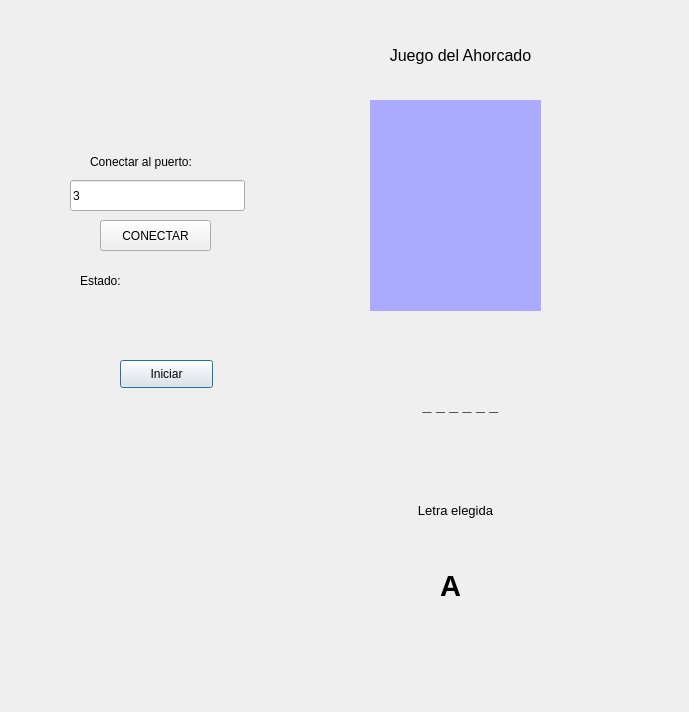
<?xml version="1.0" encoding="UTF-8"?>
<ui version="4.0">
 <class>Dialog</class>
 <widget class="QDialog" name="Dialog">
  <property name="geometry">
   <rect>
    <x>0</x>
    <y>0</y>
    <width>689</width>
    <height>712</height>
   </rect>
  </property>
  <property name="windowTitle">
   <string>Dialog</string>
  </property>
  <widget class="QLabel" name="label">
   <property name="geometry">
    <rect>
     <x>300</x>
     <y>30</y>
     <width>321</width>
     <height>51</height>
    </rect>
   </property>
   <property name="font">
    <font>
     <pointsize>12</pointsize>
    </font>
   </property>
   <property name="text">
    <string>Juego del Ahorcado</string>
   </property>
   <property name="alignment">
    <set>Qt::AlignCenter</set>
   </property>
  </widget>
  <widget class="QLabel" name="lbl_palabra">
   <property name="geometry">
    <rect>
     <x>250</x>
     <y>370</y>
     <width>421</width>
     <height>71</height>
    </rect>
   </property>
   <property name="font">
    <font>
     <pointsize>12</pointsize>
     <weight>75</weight>
     <bold>true</bold>
     <strikeout>false</strikeout>
     <stylestrategy>PreferDefault</stylestrategy>
     <kerning>true</kerning>
    </font>
   </property>
   <property name="cursor">
    <cursorShape>ArrowCursor</cursorShape>
   </property>
   <property name="text">
    <string>_ _ _ _ _ _</string>
   </property>
   <property name="alignment">
    <set>Qt::AlignCenter</set>
   </property>
  </widget>
  <widget class="QLabel" name="lbl_ahorcado">
   <property name="geometry">
    <rect>
     <x>370</x>
     <y>100</y>
     <width>171</width>
     <height>211</height>
    </rect>
   </property>
   <property name="styleSheet">
    <string notr="true">background-color:  rgb(170, 170, 255);</string>
   </property>
   <property name="text">
    <string/>
   </property>
   <property name="pixmap">
    <pixmap resource="ima.qrc">:/fases/Imagenes/1.png</pixmap>
   </property>
   <property name="scaledContents">
    <bool>true</bool>
   </property>
  </widget>
  <widget class="QPushButton" name="btn_iniciar">
   <property name="geometry">
    <rect>
     <x>120</x>
     <y>360</y>
     <width>93</width>
     <height>28</height>
    </rect>
   </property>
   <property name="text">
    <string>Iniciar</string>
   </property>
  </widget>
  <widget class="QPushButton" name="btn_accion">
   <property name="geometry">
    <rect>
     <x>100</x>
     <y>220</y>
     <width>111</width>
     <height>31</height>
    </rect>
   </property>
   <property name="text">
    <string>CONECTAR</string>
   </property>
  </widget>
  <widget class="QLabel" name="label_4">
   <property name="geometry">
    <rect>
     <x>90</x>
     <y>150</y>
     <width>131</width>
     <height>23</height>
    </rect>
   </property>
   <property name="text">
    <string>Conectar al puerto:</string>
   </property>
  </widget>
  <widget class="QLabel" name="txt_estado">
   <property name="geometry">
    <rect>
     <x>130</x>
     <y>270</y>
     <width>151</width>
     <height>21</height>
    </rect>
   </property>
   <property name="styleSheet">
    <string notr="true"/>
   </property>
   <property name="text">
    <string/>
   </property>
   <property name="alignment">
    <set>Qt::AlignCenter</set>
   </property>
  </widget>
  <widget class="QLineEdit" name="txt_puerto">
   <property name="geometry">
    <rect>
     <x>70</x>
     <y>180</y>
     <width>175</width>
     <height>31</height>
    </rect>
   </property>
   <property name="text">
    <string>3</string>
   </property>
  </widget>
  <widget class="QLabel" name="label_5">
   <property name="geometry">
    <rect>
     <x>80</x>
     <y>270</y>
     <width>61</width>
     <height>21</height>
    </rect>
   </property>
   <property name="text">
    <string>Estado:</string>
   </property>
  </widget>
  <widget class="QLabel" name="lbl_letra">
   <property name="geometry">
    <rect>
     <x>420</x>
     <y>540</y>
     <width>61</width>
     <height>91</height>
    </rect>
   </property>
   <property name="font">
    <font>
     <pointsize>22</pointsize>
     <weight>75</weight>
     <bold>true</bold>
    </font>
   </property>
   <property name="text">
    <string>A</string>
   </property>
   <property name="alignment">
    <set>Qt::AlignCenter</set>
   </property>
  </widget>
  <widget class="QLabel" name="label_2">
   <property name="geometry">
    <rect>
     <x>400</x>
     <y>490</y>
     <width>111</width>
     <height>41</height>
    </rect>
   </property>
   <property name="font">
    <font>
     <pointsize>10</pointsize>
    </font>
   </property>
   <property name="text">
    <string>Letra elegida</string>
   </property>
   <property name="alignment">
    <set>Qt::AlignCenter</set>
   </property>
  </widget>
 </widget>
 <resources>
  <include location="ima.qrc"/>
 </resources>
 <connections/>
</ui>
